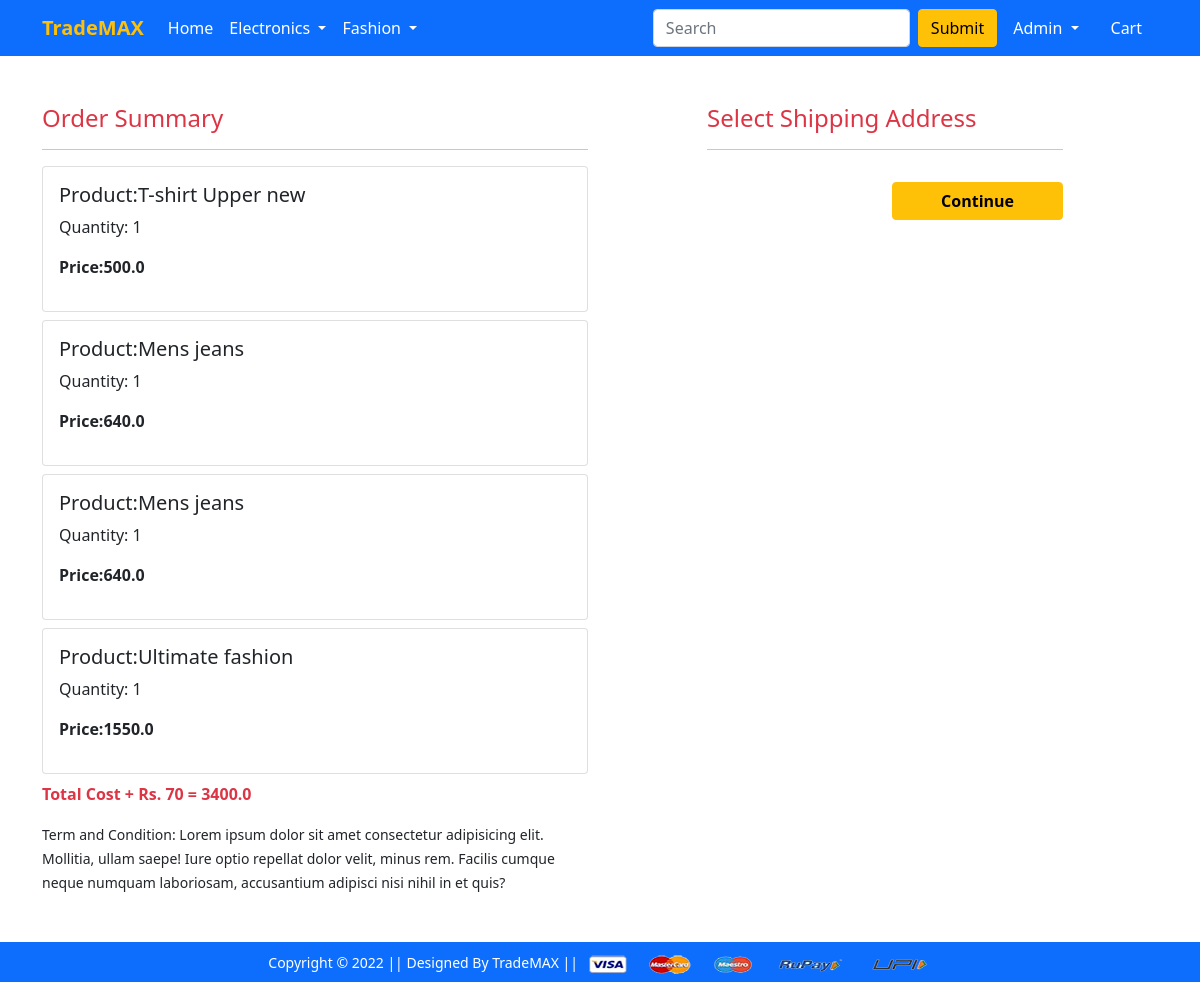
Screenshot of /checkout/ (signed in) with the database file from the repository.
### app/models.py (models this page shows, shortened)
class Cart(models.Model):
    user=models.ForeignKey(User , on_delete=models.CASCADE)
    product=models.ForeignKey(Product , on_delete=models.CASCADE)
    quantity=models.PositiveIntegerField(default=1)
    @property
    def total_cost(self):
      return self.quantity * self.product.descounted_price

class Product(models.Model):
    title=models.CharField(max_length=90)
    selling_price=models.FloatField()
    descounted_price=models.FloatField()
    descripiton=models.TextField()
    brand=models.CharField(max_length=90)
    category=models.CharField(choices=CATEGORY_CHOICES , max_length=2)
    product_image=models.ImageField(upload_to='producting')

### app/views.py (the view)
# urls.py: path('checkout/', views.checkout, name='checkout'),
@login_required
def checkout(request):
 user=request.user
 add=Customer.objects.filter(user=user)
 cart_items=Cart.objects.filter(user=user)
 amount=0.0
 shipping_amount=70.0
 totalamount=0.0
 cart_product=[p for p in Cart.objects.all() if p.user==request.user]
 if cart_product:
  for p in cart_product:
    tempamount=(p.quantity*p.product.descounted_price)
    amount += tempamount
  totalamount=amount+shipping_amount
 return render(request, 'app/checkout.html', {'add':add , 'totalamount':totalamount,'cart_items':cart_items})

### app/templates/app/checkout.html (shortened to what this page needs)
{% extends 'app/base.html' %}
{% load static %}
{% block main-content %}
<div class="container">
 <div class="row mt-5">
  <div class="col-sm-6">
    <h4 class="text-danger">Order Summary</h4>
    <hr>
    {% for item in cart_items %}
      <div class="card mb-2">
        <div class="card-body">
          <h5>Product:{{item.product.title}}</h5>
          <p>Quantity: {{item.quantity}}</p>
          <p class="fw-bold">Price:{{item.total_cost}} </p>
        </div>
      </div>
      {% endfor %}
      <p class="fw-bold text-danger">Total Cost + Rs. 70 = {{totalamount}}</p>
    <small>Term and Condition: Lorem ipsum dolor sit amet consectetur adipisicing elit. Mollitia, ullam saepe! Iure optio repellat dolor velit, minus rem. Facilis cumque neque numquam laboriosam, accusantium adipisci nisi nihil in et quis?</small>
  </div>
  <div class="col-sm-4 offset-sm-1">
    <h4 class="text-danger">Select Shipping Address</h4>
    <hr>
    <form action="/paymentdone">
        <div class="text-end">
          <button type="submit" class="btn btn-warning mt-3 px-5 fw-bold">Continue</button>
        </div>
      </form>
    </div>
  </div>
</div>
{% endblock main-content %}

### app/templates/app/base.html (shortened to what this page needs)
<!doctype html>
{% load static %}
<html lang="en">
  <head>
    <link href="https://cdn.jsdelivr.net/npm/bootstrap@5.0.0-beta1/dist/css/bootstrap.min.css" rel="stylesheet">
    <link rel="stylesheet" href="{% static 'app/css/owl.carousel.min.css' %}">
    <link rel="stylesheet" href="{% static 'app/css/all.min.css' %}">
    <link rel="stylesheet" href="{% static 'app/css/style.css' %}">
  </head>
  <body>
    <nav class="navbar navbar-expand-lg navbar-dark bg-primary">
     <div class="container">
       <a class="navbar-brand text-warning" href="/"><b>TradeMAX</b></a>
       <div class="collapse navbar-collapse" id="navbarSupportedContent">
         <ul class="navbar-nav me-auto mb-2 mb-lg-0">
           <li class="nav-item">
             <a class="nav-link active" aria-current="page" href="/">Home</a>
           </li>
           <li class="nav-item dropdown">
             <a class="nav-link dropdown-toggle text-white" href="#" id="electronicsDropdown" role="button" data-bs-toggle="dropdown" aria-expanded="false">
               Electronics
             </a>
           </li>
           <li class="nav-item dropdown">
             <a class="nav-link dropdown-toggle text-white" href="#" id="fashionDropdown" role="button" data-bs-toggle="dropdown" aria-expanded="false">
               Fashion
             </a>
           </li>
         </ul>
         <form class="d-flex">
           <input class="form-control me-2" type="search" placeholder="Search" aria-label="Search">
           <button class="btn btn-warning" type="submit">Submit</button>
         </form>
         <div>
          <ul class="navbar-nav me-auto mb-2 mb-lg-0">
            {% if request.user.is_authenticated %}
           <li class="nav-item dropdown mx-2">
              <a class="nav-link dropdown-toggle text-white" href="#" id="profileDropdown" role="button" data-bs-toggle="dropdown" aria-expanded="false">
               {{request.user|capfirst}}
              </a>
            </li>
            <li class="nav-item mx-2">
             <a href="{% url 'showcart' %}" class="nav-link text-white"> Cart </a>
            </li>
            {% endif %}
          </ul>
         </div>
       </div>
     </div>
    </nav>
    {% block main-content %} {% endblock main-content %}
    <footer class="container-fluid bg-primary text-center p-2 mt-5">
        <small class="text-white">Copyright &copy; 2022 || Designed By TradeMAX || </small>
        <img src="{% static 'app/images/payment.png' %}" alt="" srcset="" class="img-fluid" height="2px">
    </footer>
  </body>
</html>

### rows the page displays
Cart: product "T-shirt Upper new", quantity "1", total_cost "500.0"
Cart: product "Mens jeans", quantity "1", total_cost "640.0"
Cart: product "Mens jeans", quantity "1", total_cost "640.0"
Cart: product "Ultimate fashion", quantity "1", total_cost "1550.0"

### other values shown
{{ request.user|capfirst }} "Admin"
{{ totalamount }} "3400.0"
